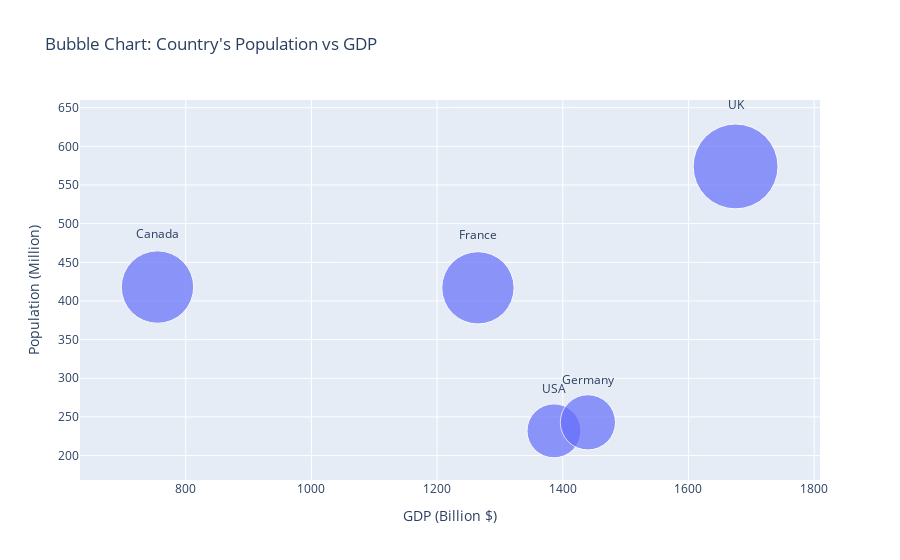

Notebook source saved alongside this figure:
### Markdown cell above
5. Using the given dataset, create a bubble chart to represent each country's population (y-axis), GDP (xaxis), and bubble size proportional to the population.

### Code cell
import numpy as np
import pandas as pd
import plotly.express as px

# Set the random seed
np.random.seed(25)

# Create the dataset
data = {
    'Country': ['USA', 'Canada', 'UK', 'Germany', 'France'],
    'Population': np.random.randint(100, 1000, 5),  # Population in millions
    'GDP': np.random.randint(500, 2000, 5)  # GDP in billions
}

# Create the DataFrame
df = pd.DataFrame(data)

# Create the bubble chart using Plotly Express
fig = px.scatter(df, x='GDP', y='Population', size='Population', text='Country',
                 size_max=60, title="Bubble Chart: Country's Population vs GDP",
                 labels={'GDP': 'GDP (Billion $)', 'Population': 'Population (Million)'})

# Customize the layout (optional)/
fig.update_traces(textposition='top center')

# Show the plot
fig.show()

### Figure 1 — Plotly figure (JSON) as saved in the notebook; plotly's stock layout.template omitted (floating-point values rounded to 4 significant figures)
{"data": [{"hovertemplate": "GDP (Billion $)=%{x}<br>Population (Million)=%{marker.size}<br>Country=%{text}<extra></extra>", "legendgroup": "", "marker": {"color": "#636efa", "size": [232, 418, 574, 243, 417], "sizemode": "area", "sizeref": 0.1594, "symbol": "circle"}, "mode": "markers+text", "name": "", "orientation": "v", "showlegend": false, "text": ["USA", "Canada", "UK", "Germany", "France"], "textposition": "top center", "type": "scatter", "x": [1386, 755, 1675, 1440, 1265], "xaxis": "x", "y": [232, 418, 574, 243, 417], "yaxis": "y"}], "layout": {"autosize": true, "legend": {"itemsizing": "constant", "tracegroupgap": 0}, "title": {"text": "Bubble Chart: Country's Population vs GDP"}, "xaxis": {"anchor": "y", "autorange": true, "domain": [0, 1], "range": [648.9, 1790.0], "title": {"text": "GDP (Billion $)"}, "type": "linear"}, "yaxis": {"anchor": "x", "autorange": true, "domain": [0, 1], "range": [73.35, 802.7], "title": {"text": "Population (Million)"}, "type": "linear"}}}
